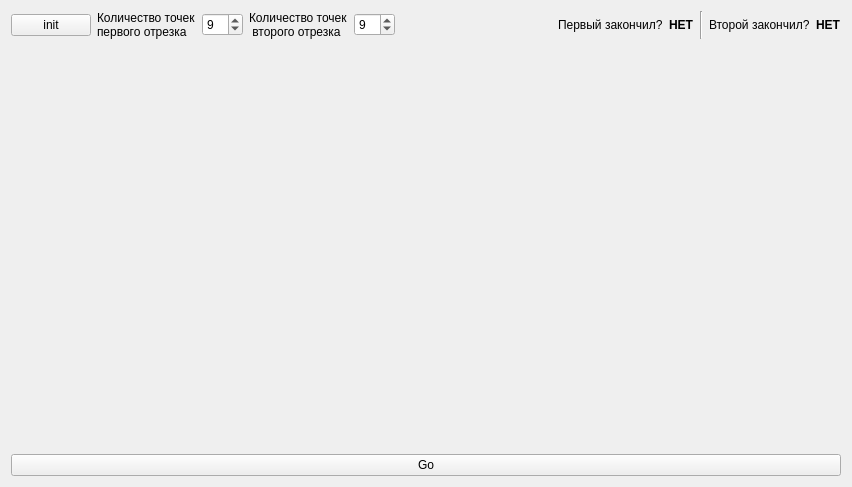
<?xml version="1.0" encoding="UTF-8"?>
<ui version="4.0">
 <class>Gui</class>
 <widget class="QWidget" name="Gui">
  <property name="geometry">
   <rect>
    <x>0</x>
    <y>0</y>
    <width>852</width>
    <height>487</height>
   </rect>
  </property>
  <property name="windowTitle">
   <string>Gui</string>
  </property>
  <layout class="QVBoxLayout" name="verticalLayout" stretch="0,0,0">
   <item>
    <layout class="QHBoxLayout" name="horizontalLayout">
     <item>
      <widget class="QPushButton" name="btnInit">
       <property name="text">
        <string>init</string>
       </property>
      </widget>
     </item>
     <item>
      <widget class="QLabel" name="lbl2">
       <property name="text">
        <string>Количество точек 
первого отрезка</string>
       </property>
      </widget>
     </item>
     <item>
      <widget class="QSpinBox" name="sBox1">
       <property name="minimum">
        <number>1</number>
       </property>
       <property name="maximum">
        <number>14</number>
       </property>
       <property name="value">
        <number>9</number>
       </property>
      </widget>
     </item>
     <item>
      <widget class="QLabel" name="lbl1">
       <property name="text">
        <string>Количество точек
 второго отрезка</string>
       </property>
      </widget>
     </item>
     <item>
      <widget class="QSpinBox" name="sBox2">
       <property name="minimum">
        <number>1</number>
       </property>
       <property name="maximum">
        <number>15</number>
       </property>
       <property name="value">
        <number>9</number>
       </property>
      </widget>
     </item>
     <item>
      <spacer name="horizontalSpacer">
       <property name="orientation">
        <enum>Qt::Horizontal</enum>
       </property>
       <property name="sizeHint" stdset="0">
        <size>
         <width>40</width>
         <height>20</height>
        </size>
       </property>
      </spacer>
     </item>
     <item>
      <widget class="QLabel" name="label">
       <property name="text">
        <string>Первый закончил?</string>
       </property>
      </widget>
     </item>
     <item>
      <widget class="QLabel" name="lblRes1">
       <property name="font">
        <font>
         <weight>75</weight>
         <bold>true</bold>
        </font>
       </property>
       <property name="text">
        <string>НЕТ</string>
       </property>
      </widget>
     </item>
     <item>
      <widget class="Line" name="line">
       <property name="orientation">
        <enum>Qt::Vertical</enum>
       </property>
      </widget>
     </item>
     <item>
      <widget class="QLabel" name="label_2">
       <property name="text">
        <string>Второй закончил?</string>
       </property>
      </widget>
     </item>
     <item>
      <widget class="QLabel" name="lblRes2">
       <property name="font">
        <font>
         <weight>75</weight>
         <bold>true</bold>
        </font>
       </property>
       <property name="text">
        <string>НЕТ</string>
       </property>
      </widget>
     </item>
    </layout>
   </item>
   <item>
    <spacer name="verticalSpacer">
     <property name="orientation">
      <enum>Qt::Vertical</enum>
     </property>
     <property name="sizeHint" stdset="0">
      <size>
       <width>20</width>
       <height>40</height>
      </size>
     </property>
    </spacer>
   </item>
   <item>
    <widget class="QPushButton" name="btnGo">
     <property name="text">
      <string>Go</string>
     </property>
    </widget>
   </item>
  </layout>
 </widget>
 <layoutdefault spacing="6" margin="11"/>
 <resources/>
 <connections/>
</ui>
